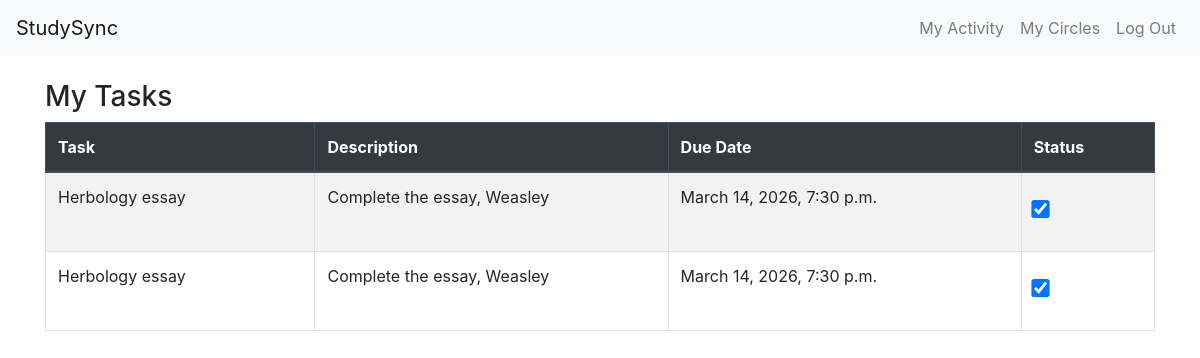
/activity (signed in), run on the app's committed database.
### planner/models.py (models this page shows)
class Task(models.Model):
    TODO = 'todo'
    DONE = 'done'
    STATUS_CHOICES = [
        (TODO, 'To Do'),
        (DONE, 'Done'),
    ]
    circle = models.ForeignKey(Circle, on_delete = models.CASCADE, related_name = "tasks")
    title = models.CharField(max_length = 50)
    desc = models.TextField()
    assigned_to = models.ForeignKey(User, on_delete = models.CASCADE, related_name = "my_tasks")
    due_date = models.DateTimeField(null=True, blank=True)
    status = models.CharField(max_length=10, choices=STATUS_CHOICES, default=TODO)

### planner/views.py (the view)
# urls.py: path("activity", views.activity, name="activity"),
def activity(request):
    user = request.user
    tasks = Task.objects.filter(assigned_to = user)
    return render(request, "planner/activity.html", {"tasks": tasks})

### planner/templates/planner/activity.html (shortened to what this page needs)
{% extends 'planner/layout.html' %}
{% block body %}
<h3>My Tasks</h3>
<div class="table-responsive">
<table class="table table-bordered table-striped table-hover">
    <thead class="thead-dark">
        <tr>
            <th>Task</th>
            <th>Description</th>
            <th>Due Date</th>
            <th>Status</th>
        </tr>
    </thead>
    <tbody>
        {% for task in tasks %}
            <tr class="task-row">
                <td>{{ task.title }}</td>
                <td>{{ task.desc }}</td>
                <td>{{ task.due_date }}</td>
                <td>
                    <input
                        type="checkbox"
                        class="task-checkbox"
                        data-id="{{ task.id }}"
                        {% if task.status == "done" %}checked{% endif %}
                    >
                </td>
            </tr>
        {% empty %}
            <tr>
                <td colspan="4">You have not been assigned any tasks yet.</td>
            </tr>
        {% endfor %}
    </tbody>
</table>
</div>
{% endblock %}

### planner/static/styles.css (style rules this page uses)
td { max-width:200px; word-wrap:break-word; }
input[type="checkbox"] { transform:scale(1.4); }
input, select, button { min-height:48px; font-size:16px; }

### data on the page
Task: title "Herbology essay", desc "Complete the essay, Weasley", due_date "March 14, 2026, 7:30 p.m.", status "☑"
Task: title "Herbology essay", desc "Complete the essay, Weasley", due_date "March 14, 2026, 7:30 p.m.", status "☑"
